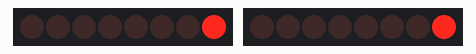
A sketch run on a simulated Arduino Uno, built with avr-gcc and run on an emulated ATmega328P. On the bench: 2 × 8 shift-register outputs drawn as a row of LEDs (first output left, lit = HIGH). Wiring (inferred from the names in the program): 2 × shift register (74HC595): data pin 8, shift clock pin 10, latch pin 9 / data pin 2, shift clock pin 4, latch pin 3. Wiring (inferred from the signals the program sends): 2 × row of LEDs: on Q0, Q1, Q2, Q3, Q4, Q5, Q6, Q7 / on Q0, Q1, Q2, Q3, Q4, Q5, Q6, Q7.

Above: at 0.24 s.
At 5.14 s:
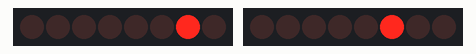
At 10.03 s:
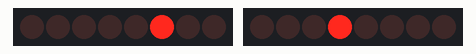
At 19.84 s:
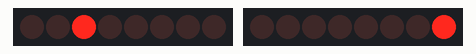
At 29.64 s:
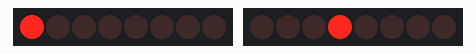
At 39.44 s:
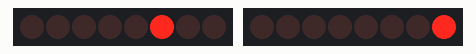
Timing chart, 0 to 40.0 s (numbered marks = the images above):
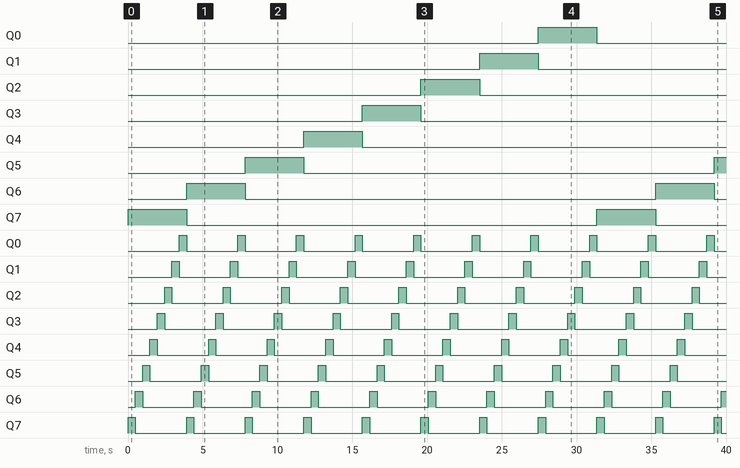

Measured:
- by itself, Q0: LOW → HIGH at 27.4 s, → LOW 3.9 s later
- by itself, Q1: LOW → HIGH at 23.5 s, → LOW 3.9 s later
- by itself, Q2: LOW → HIGH at 19.6 s, → LOW 3.9 s later
- by itself, Q3: LOW → HIGH at 15.7 s, → LOW 3.9 s later
- by itself, Q4: LOW → HIGH at 11.8 s, → LOW 3.9 s later
- by itself, Q5: LOW → HIGH at 7.8 s, → LOW 3.9 s later, → HIGH 27.4 s later
- by itself, Q6, Q7: alternates HIGH for 3.9 s and LOW for 27.4 s
- by itself, Q0–7: alternates HIGH for 0.49 s and LOW for 3.4 s

The sketch:

illuminateEachPointIndividually.ino
```cpp
int dataPin = 8;
int clockPin = 10;
int latchPin = 9;

int dataPin2 = 2;
int clockPin2 = 4;
int latchPin2 = 3;

void setup()
{
  pinMode(dataPin, OUTPUT);
  pinMode(clockPin, OUTPUT);
  pinMode(latchPin, OUTPUT);

  pinMode(dataPin2, OUTPUT);
  pinMode(clockPin2, OUTPUT);
  pinMode(latchPin2, OUTPUT);
}

void writeCells(byte row, byte col)
{
    digitalWrite(latchPin, LOW);
    shiftOut(dataPin, clockPin, LSBFIRST, row);
    digitalWrite(latchPin, HIGH);

    digitalWrite(latchPin2, LOW);
    shiftOut(dataPin2, clockPin2, LSBFIRST, col);
    digitalWrite(latchPin2, HIGH);
}

uint8_t col = 0;
int row = 0;
int shiftVal = 0;
int timer = 0;

uint8_t cathode = 0b00000001;
void loop()
{
  writeCells(~(cathode << shiftVal), 0b00000001 << row);
  delay(1);
  timer += 1;

  if(col < 7){ col += 1; }
  else if(col >= 7)
  {
    col = 0;
    if(timer >= 400)
    {
      timer = 0;
      if(row < 7){ row += 1; }
      else if(row >= 7)
      {
        row = 0;
        shiftVal += 1;
        if(shiftVal > 7)
        {
          shiftVal = 0;
        }

      }
    }
  }
}
```
